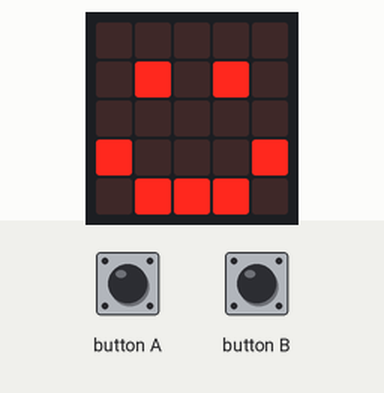
A program run on a simulated BBC micro:bit running MicroPython. Shown: the board's 5×5 LED display. The inputs (shaded band) are chosen by the test bench.

Above: at 1.2 s.
1.3 s: button A pressed for 1 s
At 2.9 s:
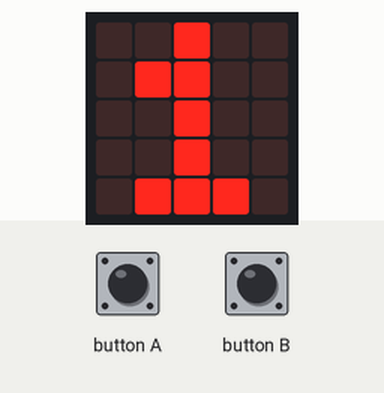
3.8 s: button A pressed for 0.15 s
At 5.5 s:
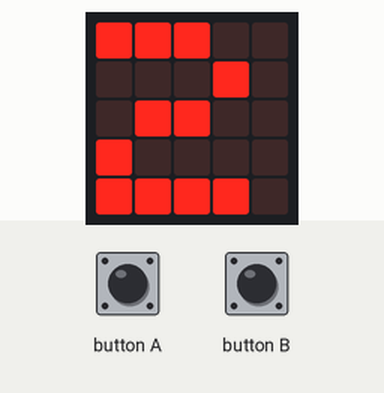
Timing chart, 0 to 7.0 s (numbered marks = the images above; inputs shaded):
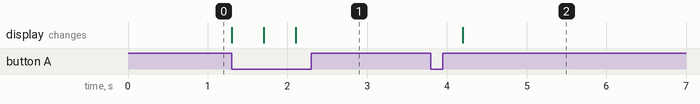

The program:

main.py
```python
"""
Created by: Daki A.B
Created on: Oct 2023
This module is a Cookie Clicker on MicroBit
"""

from microbit import *


display.clear()
display.show(Image.HAPPY)
number_of_cookies_pressed = 0

# When button "A" and "B" is pressed

while True:
    if button_a.is_pressed():
        number_of_cookies_pressed = number_of_cookies_pressed + 1
        display.show(str(number_of_cookies_pressed))

while True:
    if button_b.is_pressed():
        number_of_cookies_pressed = 0
        display.show(str(number_of_cookies_pressed))
```

Measured:
- after the input at 1.3 s, the display: changes at once (image 1)
- after the input at 3.8 s, the display: changes after 0.40 s (image 2)
